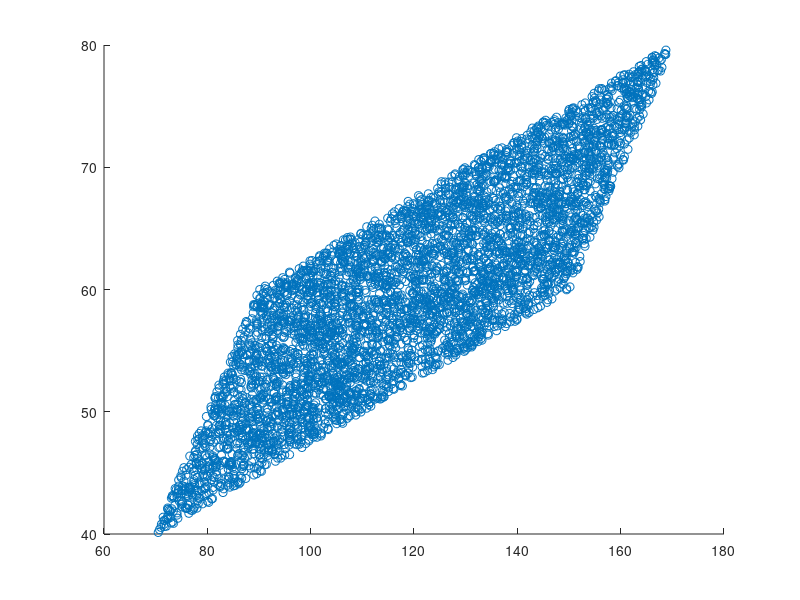

The MATLAB source for this figure: (Note: this script raises an error after producing the figure.)
clear; close all;

%Signal specification
age_limit = [10 30];
calorie_limit = [1500 2500];
N = 5000;
gaussian_var = 0; 

% Generation
p_age = unifrnd(age_limit(1), age_limit(2), 1, N);
p_calorie = unifrnd(calorie_limit(1), calorie_limit(2), 1, N);

height_mean = 4 * p_age + 0.02 * p_calorie;
p_height = normrnd(height_mean, gaussian_var, size(p_age));

weight_mean = 1 * p_age + 0.02 * p_calorie;
p_weight = normrnd(weight_mean, gaussian_var, size(p_age));

% The equivalent mixing matrix
A = [4 0.02; 
     1 0.02];

%% Plot original signal
% figure;
% scatter(p_age, p_height);
% hold on;
% scatter(p_age, p_weight);

%% Plot original signal
figure;
scatter(p_height, p_weight);

% PCA
[transformed, V, D] = PCA([p_height;p_weight]);

% Plot transformed
scatter(transformed(1,:), transformed(2,:));



